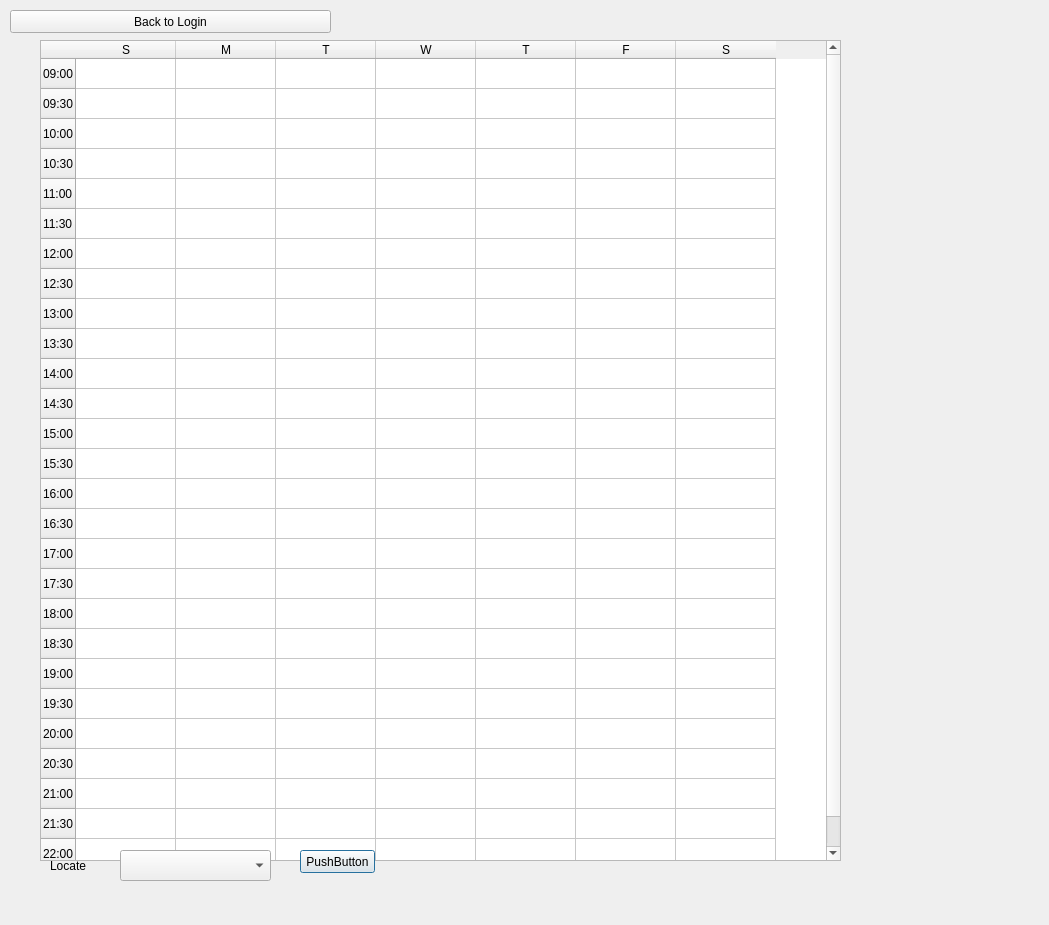
<?xml version="1.0" encoding="UTF-8"?>
<ui version="4.0">
 <class>mainwindow</class>
 <widget class="QDialog" name="mainwindow">
  <property name="geometry">
   <rect>
    <x>0</x>
    <y>0</y>
    <width>1049</width>
    <height>925</height>
   </rect>
  </property>
  <property name="windowTitle">
   <string>Dialog</string>
  </property>
  <widget class="QComboBox" name="locateselect_combobox">
   <property name="geometry">
    <rect>
     <x>120</x>
     <y>850</y>
     <width>151</width>
     <height>31</height>
    </rect>
   </property>
  </widget>
  <widget class="QPushButton" name="makescedule_button">
   <property name="geometry">
    <rect>
     <x>300</x>
     <y>850</y>
     <width>75</width>
     <height>23</height>
    </rect>
   </property>
   <property name="text">
    <string>PushButton</string>
   </property>
  </widget>
  <widget class="QLabel" name="where_label">
   <property name="geometry">
    <rect>
     <x>50</x>
     <y>860</y>
     <width>54</width>
     <height>12</height>
    </rect>
   </property>
   <property name="text">
    <string>Locate</string>
   </property>
  </widget>
  <widget class="QPushButton" name="gotologin_button">
   <property name="geometry">
    <rect>
     <x>10</x>
     <y>10</y>
     <width>321</width>
     <height>23</height>
    </rect>
   </property>
   <property name="text">
    <string>Back to Login</string>
   </property>
  </widget>
  <widget class="QTableWidget" name="tableWidget">
   <property name="geometry">
    <rect>
     <x>40</x>
     <y>40</y>
     <width>801</width>
     <height>821</height>
    </rect>
   </property>
   <row>
    <property name="text">
     <string>09:00</string>
    </property>
   </row>
   <row>
    <property name="text">
     <string>09:30</string>
    </property>
   </row>
   <row>
    <property name="text">
     <string>10:00</string>
    </property>
   </row>
   <row>
    <property name="text">
     <string>10:30</string>
    </property>
   </row>
   <row>
    <property name="text">
     <string>11:00</string>
    </property>
   </row>
   <row>
    <property name="text">
     <string>11:30</string>
    </property>
   </row>
   <row>
    <property name="text">
     <string>12:00</string>
    </property>
   </row>
   <row>
    <property name="text">
     <string>12:30</string>
    </property>
   </row>
   <row>
    <property name="text">
     <string>13:00</string>
    </property>
   </row>
   <row>
    <property name="text">
     <string>13:30</string>
    </property>
   </row>
   <row>
    <property name="text">
     <string>14:00</string>
    </property>
   </row>
   <row>
    <property name="text">
     <string>14:30</string>
    </property>
   </row>
   <row>
    <property name="text">
     <string>15:00</string>
    </property>
   </row>
   <row>
    <property name="text">
     <string>15:30</string>
    </property>
   </row>
   <row>
    <property name="text">
     <string>16:00</string>
    </property>
   </row>
   <row>
    <property name="text">
     <string>16:30</string>
    </property>
   </row>
   <row>
    <property name="text">
     <string>17:00</string>
    </property>
   </row>
   <row>
    <property name="text">
     <string>17:30</string>
    </property>
   </row>
   <row>
    <property name="text">
     <string>18:00</string>
    </property>
   </row>
   <row>
    <property name="text">
     <string>18:30</string>
    </property>
   </row>
   <row>
    <property name="text">
     <string>19:00</string>
    </property>
   </row>
   <row>
    <property name="text">
     <string>19:30</string>
    </property>
   </row>
   <row>
    <property name="text">
     <string>20:00</string>
    </property>
   </row>
   <row>
    <property name="text">
     <string>20:30</string>
    </property>
   </row>
   <row>
    <property name="text">
     <string>21:00</string>
    </property>
   </row>
   <row>
    <property name="text">
     <string>21:30</string>
    </property>
   </row>
   <row>
    <property name="text">
     <string>22:00</string>
    </property>
   </row>
   <column>
    <property name="text">
     <string>S</string>
    </property>
   </column>
   <column>
    <property name="text">
     <string>M</string>
    </property>
   </column>
   <column>
    <property name="text">
     <string>T</string>
    </property>
   </column>
   <column>
    <property name="text">
     <string>W</string>
    </property>
   </column>
   <column>
    <property name="text">
     <string>T</string>
    </property>
   </column>
   <column>
    <property name="text">
     <string>F</string>
    </property>
   </column>
   <column>
    <property name="text">
     <string>S</string>
    </property>
   </column>
  </widget>
  <zorder>tableWidget</zorder>
  <zorder>locateselect_combobox</zorder>
  <zorder>makescedule_button</zorder>
  <zorder>where_label</zorder>
  <zorder>gotologin_button</zorder>
 </widget>
 <resources/>
 <connections/>
</ui>
